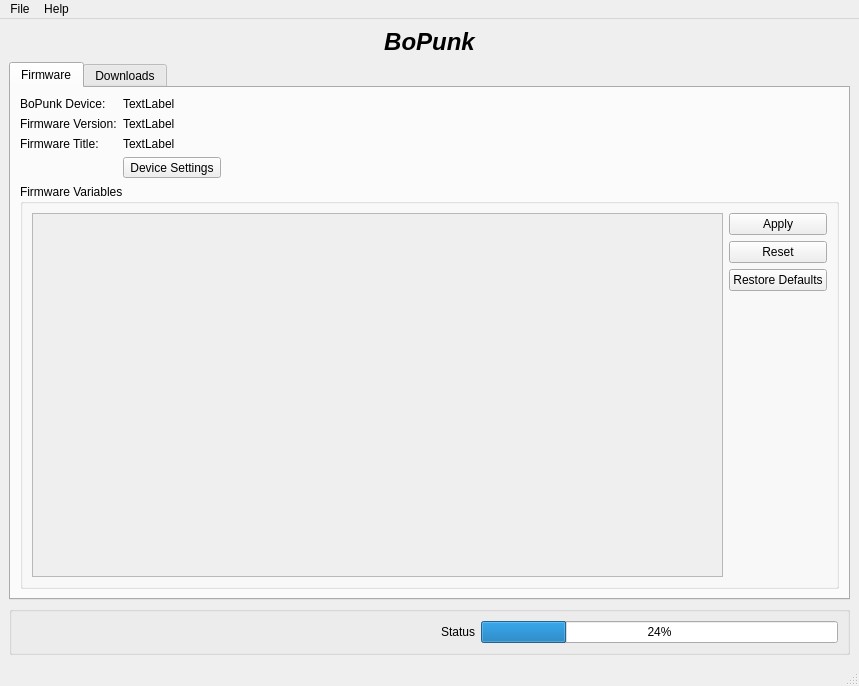
<ui version="4.0" >
 <class>MainWindow</class>
 <widget class="QMainWindow" name="MainWindow" >
  <property name="geometry" >
   <rect>
    <x>0</x>
    <y>0</y>
    <width>859</width>
    <height>686</height>
   </rect>
  </property>
  <property name="windowTitle" >
   <string>MainWindow</string>
  </property>
  <widget class="QWidget" name="centralwidget" >
   <layout class="QVBoxLayout" name="verticalLayout" >
    <item>
     <widget class="QLabel" name="label" >
      <property name="text" >
       <string>&lt;!DOCTYPE HTML PUBLIC "-//W3C//DTD HTML 4.0//EN" "http://www.w3.org/TR/REC-html40/strict.dtd">
&lt;html>&lt;head>&lt;meta name="qrichtext" content="1" />&lt;style type="text/css">
p, li { white-space: pre-wrap; }
&lt;/style>&lt;/head>&lt;body style=" font-family:'Lucida Grande'; font-size:13pt; font-weight:400; font-style:normal;">
&lt;p align="center" style=" margin-top:18px; margin-bottom:12px; margin-left:0px; margin-right:0px; -qt-block-indent:0; text-indent:0px; font-size:xx-large; font-weight:600;">&lt;span style=" font-size:xx-large; font-style:italic;">BoPunk&lt;/span>&lt;/p>&lt;/body>&lt;/html></string>
      </property>
     </widget>
    </item>
    <item>
     <widget class="QTabWidget" name="tabs" >
      <property name="currentIndex" >
       <number>0</number>
      </property>
      <widget class="QWidget" name="firmwareTab" >
       <attribute name="title" >
        <string>Firmware</string>
       </attribute>
       <layout class="QGridLayout" name="gridLayout" >
        <item row="1" column="0" >
         <widget class="QGroupBox" name="groupBox_2" >
          <property name="title" >
           <string>Firmware Variables</string>
          </property>
          <layout class="QHBoxLayout" name="horizontalLayout_3" >
           <item>
            <widget class="QScrollArea" name="scrollArea" >
             <property name="widgetResizable" >
              <bool>true</bool>
             </property>
             <widget class="QWidget" name="variables_scrollArea" >
              <property name="geometry" >
               <rect>
                <x>0</x>
                <y>0</y>
                <width>601</width>
                <height>295</height>
               </rect>
              </property>
              <layout class="QVBoxLayout" name="verticalLayout_5" />
             </widget>
            </widget>
           </item>
           <item>
            <widget class="QDialogButtonBox" name="Update_2" >
             <property name="layoutDirection" >
              <enum>Qt::RightToLeft</enum>
             </property>
             <property name="orientation" >
              <enum>Qt::Vertical</enum>
             </property>
             <property name="standardButtons" >
              <set>QDialogButtonBox::Apply|QDialogButtonBox::Reset|QDialogButtonBox::RestoreDefaults</set>
             </property>
            </widget>
           </item>
          </layout>
         </widget>
        </item>
        <item row="0" column="0" >
         <layout class="QFormLayout" name="formLayout" >
          <property name="fieldGrowthPolicy" >
           <enum>QFormLayout::FieldsStayAtSizeHint</enum>
          </property>
          <item row="0" column="0" >
           <widget class="QLabel" name="label_3" >
            <property name="text" >
             <string>BoPunk Device: </string>
            </property>
           </widget>
          </item>
          <item row="0" column="1" >
           <widget class="QLabel" name="d_deviceLabel" >
            <property name="text" >
             <string>TextLabel</string>
            </property>
           </widget>
          </item>
          <item row="1" column="0" >
           <widget class="QLabel" name="label_4" >
            <property name="text" >
             <string>Firmware Version:</string>
            </property>
           </widget>
          </item>
          <item row="1" column="1" >
           <widget class="QLabel" name="d_versionLabel" >
            <property name="text" >
             <string>TextLabel</string>
            </property>
           </widget>
          </item>
          <item row="2" column="0" >
           <widget class="QLabel" name="label_5" >
            <property name="text" >
             <string>Firmware Title:</string>
            </property>
           </widget>
          </item>
          <item row="2" column="1" >
           <widget class="QLabel" name="d_titleLabel" >
            <property name="text" >
             <string>TextLabel</string>
            </property>
           </widget>
          </item>
          <item row="3" column="1" >
           <widget class="QToolButton" name="settingsButton" >
            <property name="text" >
             <string>Device Settings</string>
            </property>
           </widget>
          </item>
         </layout>
        </item>
       </layout>
      </widget>
      <widget class="QWidget" name="downloadsTab" >
       <attribute name="title" >
        <string>Downloads</string>
       </attribute>
       <layout class="QVBoxLayout" name="verticalLayout_2" >
        <item>
         <widget class="QFrame" name="frame" >
          <property name="frameShape" >
           <enum>QFrame::StyledPanel</enum>
          </property>
          <property name="frameShadow" >
           <enum>QFrame::Raised</enum>
          </property>
          <layout class="QVBoxLayout" name="verticalLayout_8" >
           <item>
            <widget class="QSplitter" name="splitter" >
             <property name="sizePolicy" >
              <sizepolicy vsizetype="Expanding" hsizetype="Expanding" >
               <horstretch>0</horstretch>
               <verstretch>0</verstretch>
              </sizepolicy>
             </property>
             <property name="orientation" >
              <enum>Qt::Horizontal</enum>
             </property>
             <property name="childrenCollapsible" >
              <bool>false</bool>
             </property>
             <widget class="QWidget" name="layoutWidget" >
              <layout class="QVBoxLayout" name="verticalLayout_3" >
               <property name="sizeConstraint" >
                <enum>QLayout::SetDefaultConstraint</enum>
               </property>
               <item>
                <widget class="QLabel" name="label_9" >
                 <property name="baseSize" >
                  <size>
                   <width>150</width>
                   <height>0</height>
                  </size>
                 </property>
                 <property name="text" >
                  <string>Firmware</string>
                 </property>
                </widget>
               </item>
               <item>
                <widget class="QTableView" name="firmwareTable" >
                 <property name="baseSize" >
                  <size>
                   <width>150</width>
                   <height>300</height>
                  </size>
                 </property>
                 <property name="alternatingRowColors" >
                  <bool>true</bool>
                 </property>
                 <property name="sortingEnabled" >
                  <bool>false</bool>
                 </property>
                </widget>
               </item>
              </layout>
             </widget>
             <widget class="QWidget" name="layoutWidget" >
              <layout class="QVBoxLayout" name="verticalLayout_7" >
               <property name="sizeConstraint" >
                <enum>QLayout::SetDefaultConstraint</enum>
               </property>
               <item>
                <widget class="QLabel" name="label_26" >
                 <property name="text" >
                  <string>Description</string>
                 </property>
                </widget>
               </item>
               <item>
                <widget class="QTextBrowser" name="descriptionText" >
                 <property name="minimumSize" >
                  <size>
                   <width>300</width>
                   <height>300</height>
                  </size>
                 </property>
                </widget>
               </item>
              </layout>
             </widget>
            </widget>
           </item>
           <item>
            <layout class="QHBoxLayout" name="horizontalLayout_2" >
             <property name="sizeConstraint" >
              <enum>QLayout::SetMaximumSize</enum>
             </property>
             <item>
              <widget class="QPushButton" name="addfirmwareButton" >
               <property name="text" >
                <string>Add Firmware</string>
               </property>
              </widget>
             </item>
             <item>
              <widget class="QPushButton" name="refreshButton" >
               <property name="text" >
                <string>Refresh</string>
               </property>
              </widget>
             </item>
             <item>
              <spacer name="horizontalSpacer_2" >
               <property name="orientation" >
                <enum>Qt::Horizontal</enum>
               </property>
               <property name="sizeHint" stdset="0" >
                <size>
                 <width>40</width>
                 <height>20</height>
                </size>
               </property>
              </spacer>
             </item>
             <item>
              <widget class="QPushButton" name="updateButton" >
               <property name="text" >
                <string>Update</string>
               </property>
              </widget>
             </item>
             <item>
              <widget class="QPushButton" name="uploadButton" >
               <property name="text" >
                <string>Upload to Device</string>
               </property>
              </widget>
             </item>
            </layout>
           </item>
          </layout>
         </widget>
        </item>
       </layout>
      </widget>
     </widget>
    </item>
    <item>
     <widget class="QGroupBox" name="groupBox" >
      <property name="title" >
       <string/>
      </property>
      <layout class="QHBoxLayout" name="horizontalLayout" >
       <item>
        <spacer name="horizontalSpacer" >
         <property name="orientation" >
          <enum>Qt::Horizontal</enum>
         </property>
         <property name="sizeHint" stdset="0" >
          <size>
           <width>420</width>
           <height>20</height>
          </size>
         </property>
        </spacer>
       </item>
       <item>
        <widget class="QLabel" name="label_2" >
         <property name="text" >
          <string>Status</string>
         </property>
        </widget>
       </item>
       <item>
        <widget class="QProgressBar" name="progressBar" >
         <property name="value" >
          <number>24</number>
         </property>
        </widget>
       </item>
      </layout>
      <zorder>progressBar</zorder>
      <zorder>label_2</zorder>
      <zorder>horizontalSpacer</zorder>
     </widget>
    </item>
   </layout>
   <zorder>label</zorder>
   <zorder>groupBox</zorder>
   <zorder>tabs</zorder>
  </widget>
  <widget class="QStatusBar" name="statusbar" />
  <widget class="QMenuBar" name="menubar" >
   <property name="geometry" >
    <rect>
     <x>0</x>
     <y>0</y>
     <width>859</width>
     <height>22</height>
    </rect>
   </property>
   <property name="autoFillBackground" >
    <bool>false</bool>
   </property>
   <property name="defaultUp" >
    <bool>true</bool>
   </property>
   <widget class="QMenu" name="menuFile" >
    <property name="title" >
     <string>File</string>
    </property>
    <addaction name="actionUpload_Firmware" />
    <addaction name="actionDownload_Firmware" />
    <addaction name="separator" />
    <addaction name="actionExit" />
   </widget>
   <widget class="QMenu" name="menuHelp" >
    <property name="title" >
     <string>Help</string>
    </property>
    <addaction name="actionAbout" />
   </widget>
   <addaction name="menuFile" />
   <addaction name="menuHelp" />
  </widget>
  <action name="actionUpload_Firmware" >
   <property name="text" >
    <string>&amp;Upload Firmware</string>
   </property>
  </action>
  <action name="actionDownload_Firmware" >
   <property name="text" >
    <string>&amp;Download Firmware</string>
   </property>
  </action>
  <action name="actionExit" >
   <property name="text" >
    <string>&amp;Exit</string>
   </property>
  </action>
  <action name="actionAbout" >
   <property name="text" >
    <string>&amp;About</string>
   </property>
  </action>
 </widget>
 <resources/>
 <connections/>
</ui>
